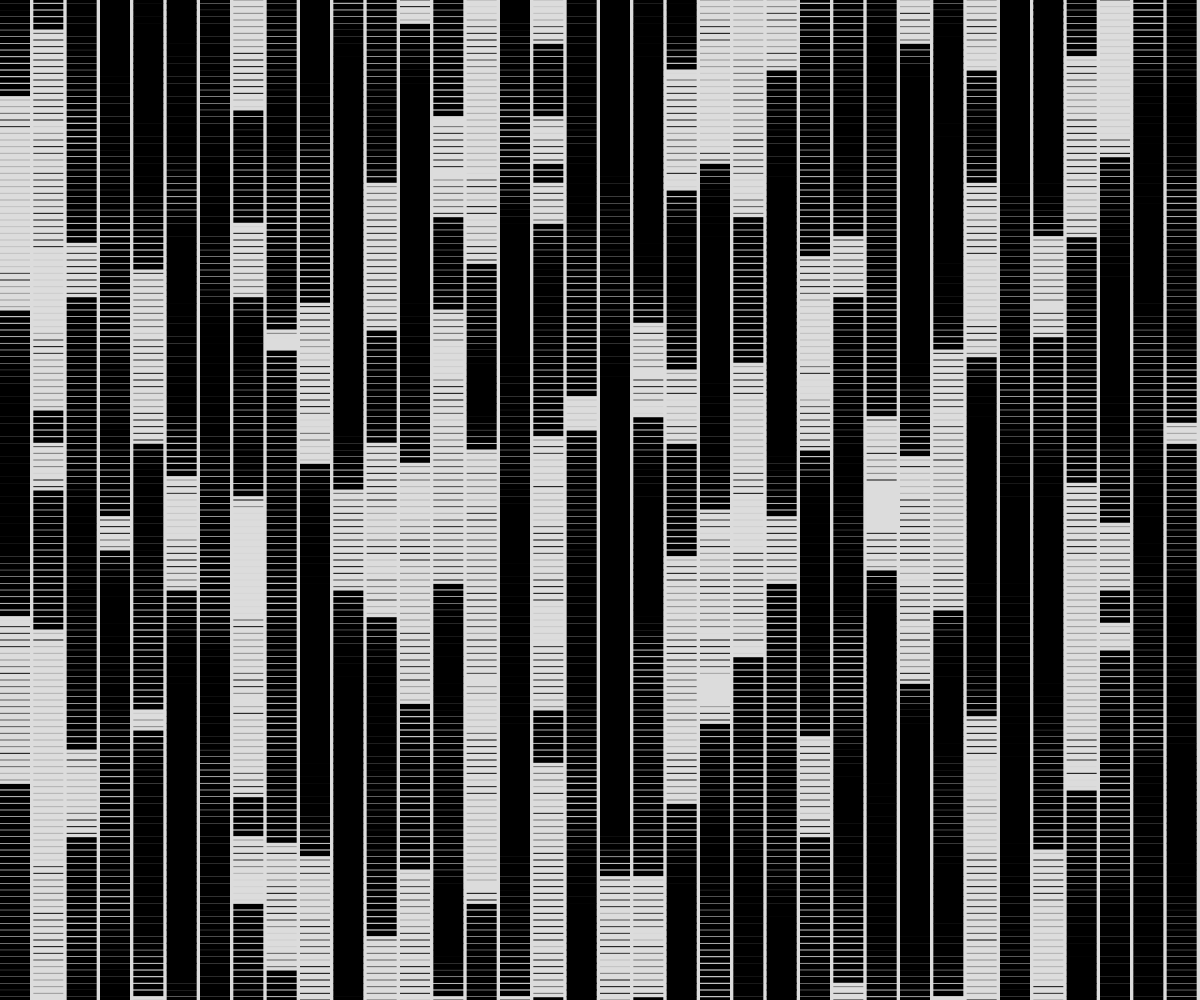
Frame 1 (no input)
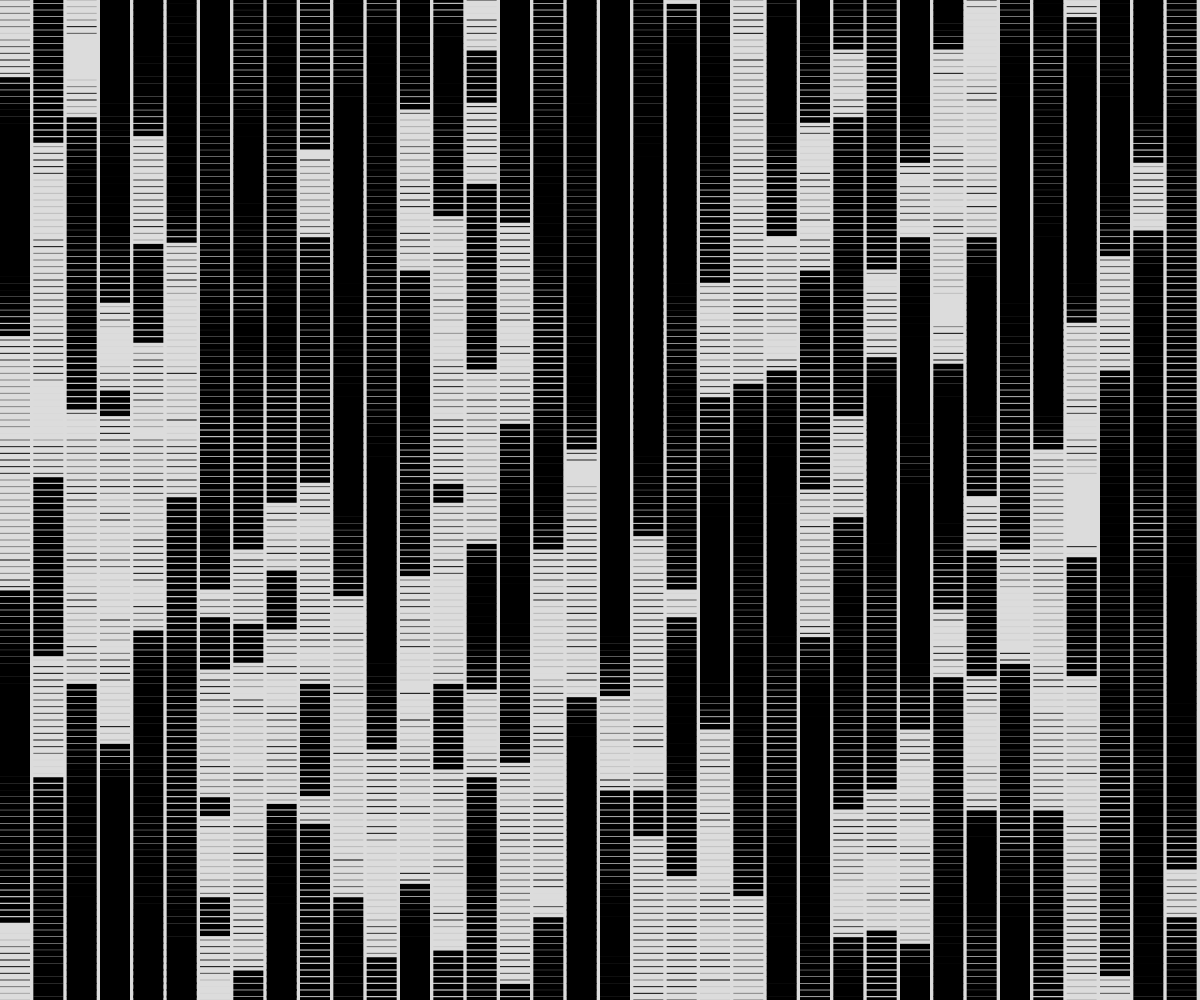
Frame 60 (no input)
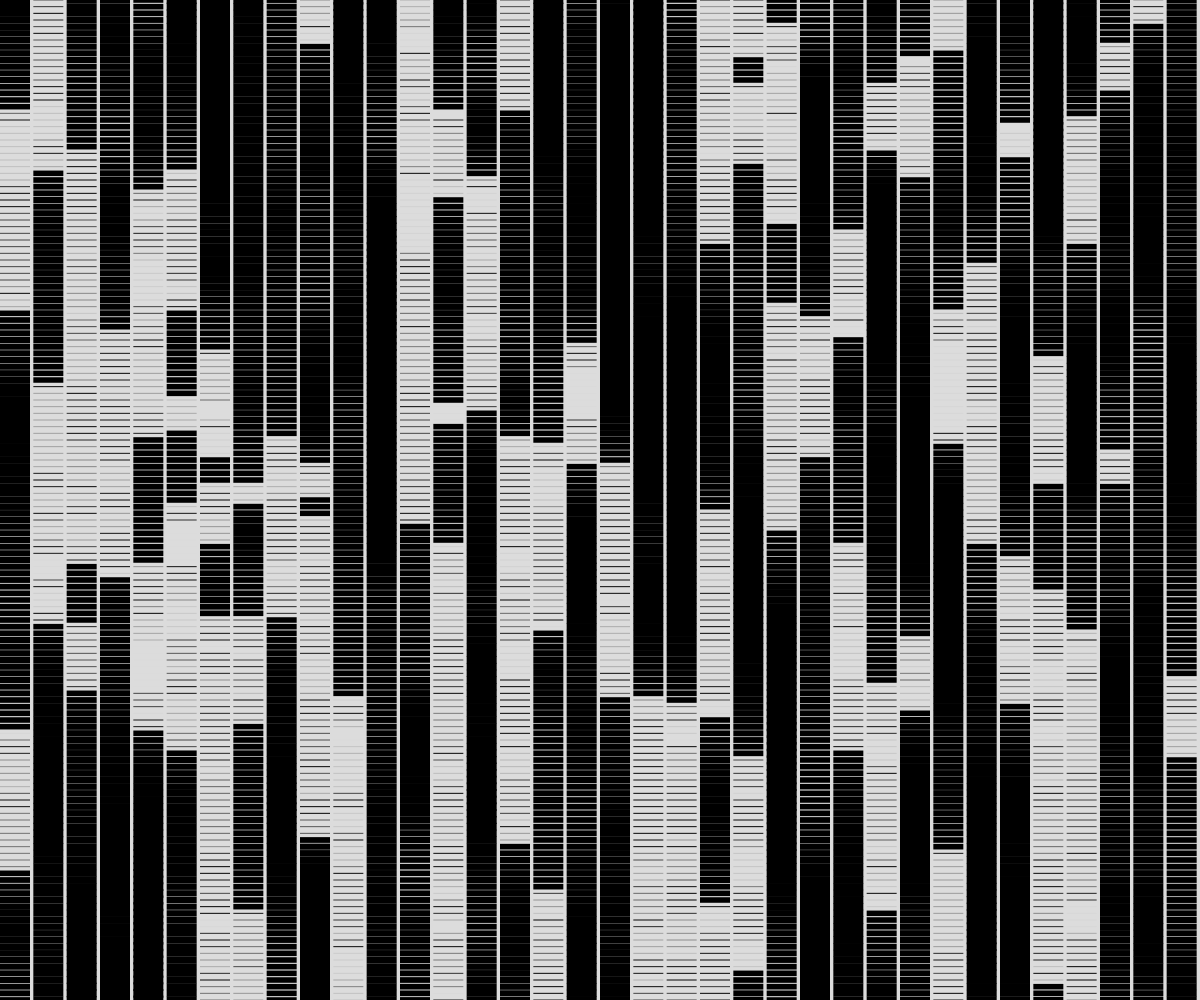
Frame 120 (the mouse pressed at the canvas centre since frame 60)

The p5.js sketch that drew these frames (run headless with seeded random() and noise() and a simulated clock; from frame 60 on, the mouse is pressed at the canvas centre):

// p5.js sketch
// ── sketch.js
function setup() {
  createCanvas(windowWidth, windowHeight);
}

function draw() {
  background(220);

  let abstand = 20;

  let gridX = 30;
  let gridY = 180;

  let abstandX = height / gridX;
  let abstandY = width / gridY;

  let anzahl = gridX * gridY*2;

  for (let i = 0; i < anzahl; i++) {


    let yreihe = i % gridY;

    let xreihe = (i - yreihe) / gridY;

    let xpos = xreihe * abstandX;
    let ypos = yreihe * abstandY;

    let strickdicke = noise((i / 40 + frameCount/-80) - 2) * 6 + noise((i / 40 + frameCount/80) + 0.5) * 7;
    //let strickdicke = noise((sin(i / 40) + frameCount / -90) - 2) * 9 + noise((i / 40 + sin(frameCount / 80) + 0.5)) * 7;

    if (strickdicke < 5.5) {
      strickdicke = sin(strickdicke * 10);
    }


    strokeWeight(strickdicke);
    strokeCap(SQUARE);


    line(xpos, ypos, xpos + gridX, ypos);
  }


}
